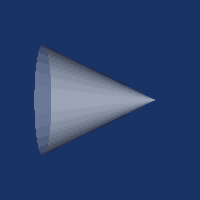

Generate this figure with Python:
#!/usr/bin/env python

# Demonstrate vtkRuledSurfaceFilter by cutting a sphere with a plane,
# stripping the cut lines, appending a tip point, and generating a ruled
# surface using point walk mode.

# Factory overrides
import vtkmodules.vtkInteractionStyle  # noqa: F401
import vtkmodules.vtkRenderingFreeType  # noqa: F401
import vtkmodules.vtkRenderingOpenGL2  # noqa: F401

from vtkmodules.vtkCommonCore import vtkPoints
from vtkmodules.vtkCommonDataModel import vtkCellArray, vtkPlane, vtkPolyData
from vtkmodules.vtkFiltersCore import (
    vtkAppendPolyData,
    vtkCleanPolyData,
    vtkCutter,
    vtkStripper,
)
from vtkmodules.vtkFiltersModeling import vtkRuledSurfaceFilter
from vtkmodules.vtkFiltersSources import vtkSphereSource
from vtkmodules.vtkRenderingCore import (
    vtkActor,
    vtkPolyDataMapper,
    vtkRenderWindow,
    vtkRenderWindowInteractor,
    vtkRenderer,
)

# Sphere source
sphere = vtkSphereSource()
sphere.SetPhiResolution(15)
sphere.SetThetaResolution(30)

# Cut plane
plane = vtkPlane()
plane.SetNormal(1, 0, 0)

cut = vtkCutter()
cut.SetInputConnection(sphere.GetOutputPort())
cut.SetCutFunction(plane)
cut.GenerateCutScalarsOn()

# Strip cut lines
strip = vtkStripper()
strip.SetInputConnection(cut.GetOutputPort())

# Create a tip point
tip_points = vtkPoints()
tip_points.InsertPoint(0, 1, 0, 0)

tip_lines = vtkCellArray()
tip_lines.InsertNextCell(2)
tip_lines.InsertCellPoint(0)
tip_lines.InsertCellPoint(0)

tip = vtkPolyData()
tip.SetPoints(tip_points)
tip.SetLines(tip_lines)

# Append strip and tip
append_filter = vtkAppendPolyData()
append_filter.AddInputConnection(strip.GetOutputPort())
append_filter.AddInputData(tip)

# Generate ruled surface (point walk mode)
extrude = vtkRuledSurfaceFilter()
extrude.SetInputConnection(append_filter.GetOutputPort())
extrude.SetRuledModeToPointWalk()

# Clean up
clean = vtkCleanPolyData()
clean.SetInputConnection(extrude.GetOutputPort())
clean.ConvertPolysToLinesOff()

mapper = vtkPolyDataMapper()
mapper.SetInputConnection(clean.GetOutputPort())
mapper.ScalarVisibilityOff()

actor = vtkActor()
actor.SetMapper(mapper)
actor.GetProperty().SetOpacity(0.4)

# Renderer
renderer = vtkRenderer()
renderer.AddActor(actor)
renderer.SetBackground(0.1, 0.2, 0.4)

# Window
render_window = vtkRenderWindow()
render_window.AddRenderer(renderer)
render_window.SetSize(200, 200)
render_window.SetWindowName("ruled surface sphere cut")

# Scene
renderer.ResetCamera()

# Interactor
interactor = vtkRenderWindowInteractor()
interactor.SetRenderWindow(render_window)

interactor.Initialize()
interactor.Start()
